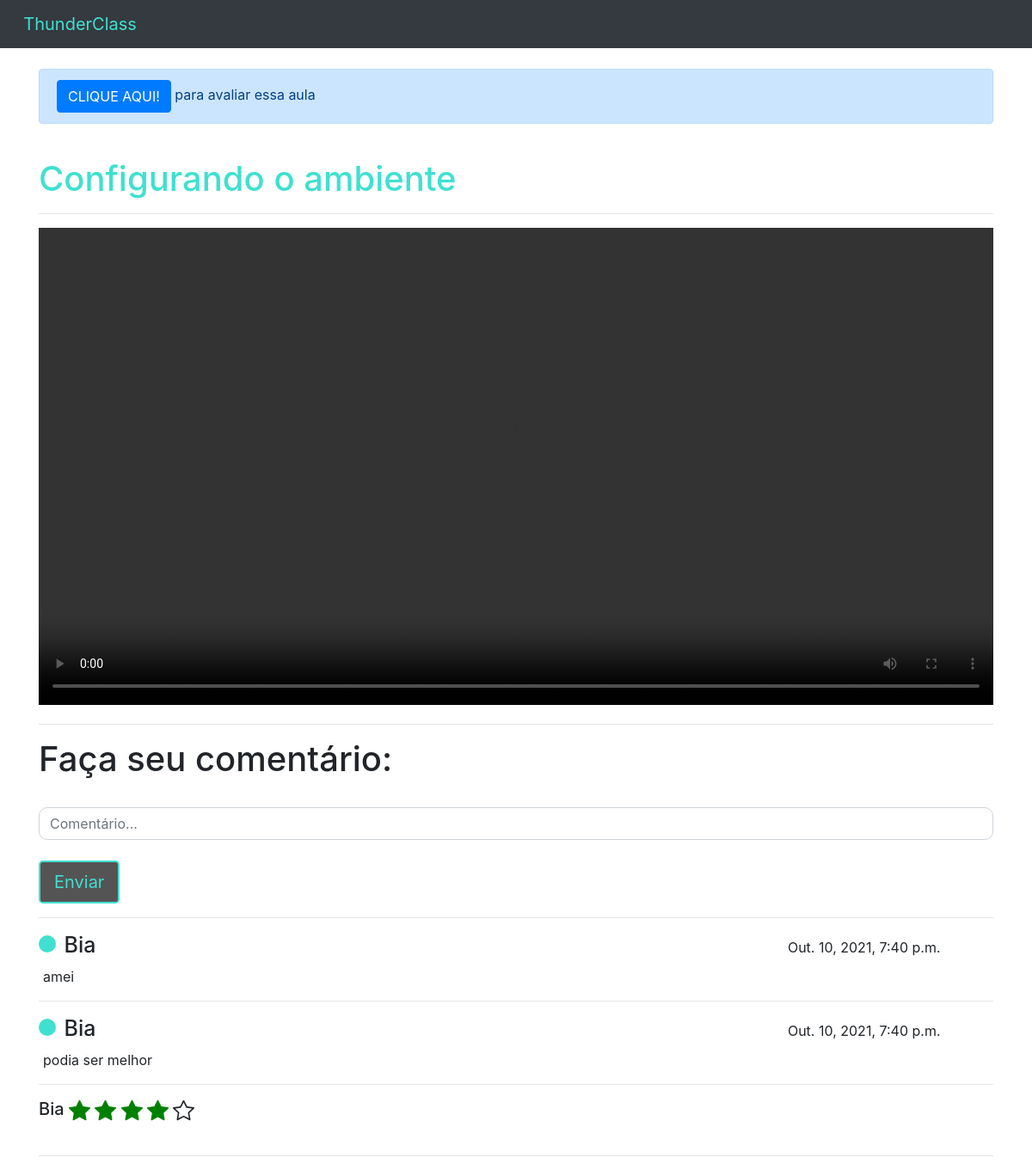
Page /home/aula/2 (signed in) on the committed database.
### cursos/models.py (models this page shows, shortened)
class Aulas(models.Model):
    nome = models.CharField(max_length = 100)
    descricao = models.TextField()
    aula = models.FileField(upload_to = "aulas")
    curso = models.ForeignKey(Cursos, on_delete = models.DO_NOTHING)

class Comentarios(models.Model):
    usuario = models.ForeignKey(Usuario, on_delete = models.DO_NOTHING)
    comentario = models.TextField()
    data = models.DateTimeField(default = datetime.now)
    aula = models.ForeignKey(Aulas, on_delete = models.DO_NOTHING)

class NotasAulas(models.Model):
    choices = (
        ('p', 'Péssimo'),
        ('r', 'Ruim'),
        ('re', 'Regular'),
        ('b', 'bom'),
        ('o', 'Ótimo')
    )
    aula = models.ForeignKey(Aulas, on_delete=models.DO_NOTHING)
    nota = models.CharField(max_length=50, choices=choices)
    usuario = models.ForeignKey(Usuario, on_delete=models.DO_NOTHING)

### usuarios/models.py (models this page shows)
class Usuario(models.Model):
    nome = models.CharField(max_length=50)
    email = models.EmailField()
    senha = models.CharField(max_length=64)
    def __str__(self) -> str:
        return self.nome

### cursos/views.py (the view)
# urls.py: path('aula/<int:id>', views.aula, name="aula"),
def aula(request, id):
    if request.session.get('usuario'):
        aula = Aulas.objects.get(id = id)
        usuario_id = request.session['usuario']
        comentarios = Comentarios.objects.filter(aula = aula).order_by('-data')
        request_usuario = request.session.get('usuario')
        usuario_avaliou = NotasAulas.objects.filter(aula_id = id).filter(usuario_id = request_usuario)
        avaliacoes = NotasAulas.objects.filter(aula_id = id)
        return render(request, 'aula.html', {'aula': aula,
                                            'usuario_id': usuario_id,
                                            'comentarios': comentarios,
                                            'request_usuario': request_usuario,
                                            'usuario_avaliou': usuario_avaliou,
                                            'avaliacoes': avaliacoes})
    else:
        return redirect('/auth/login/?status=2')

### cursos/templatetags/filtros.py (called while the page is built)
@register.filter
def return_list(value, arg):
    return [i for i in range(int(arg))]

### cursos/templates/aula.html (shortened to what this page needs)
{% extends 'base.html'%}
{% load filtros %}
{% block 'body' %}
<div class="container">
  <br>
  {% if not usuario_avaliou %}
    <div class="alert alert-primary" role="alert">
      <button type="button" class="btn btn-primary" data-toggle="modal" data-target="#exampleModal">
        CLIQUE AQUI!
      </button> para avaliar essa aula
    </div>
  {% endif %}
  <br>
  <h1 style="color: turquoise;">{{aula.nome}}</h1>
  <hr>
  <video width="100%" controls>
    <source src="{{aula.aula.url}}" type="video/mp4">
  </video>
  <hr>
  <h1>Faça seu comentário: </h1>
  <br>
  <input id="comentario" type="text" placeholder="Comentário..." class="form-control" style="border-radius: 10px;">
  <br>
  <input onclick="envia_comentario()" type="button" value="Enviar"
    style="background-color: rgb(85, 84, 84); color: turquoise; border: 2px solid turquoise;"
    class="btn btn-success btn-lg">
  <hr>
  <div id="comentarios">
    {% for i in comentarios%}
      <div style="background-color: turquoise; width: 20px; height: 20px; border-radius: 15px; display: inline-block;">
      </div>
      <h5 style="display: inline; font-size: 25px; margin-left: 5px;">{{i.usuario}}</h5>
      <p style="display: inline; margin-left: 800px;">{{i.data}}</p>
      <p style="margin-left: 5px; margin-top: 10px;">{{i.comentario}}</p>
      <hr>
    {% endfor %}
  </div>
  <div id="avaliacoes">
    {% for i in avaliacoes%}
      <h5 style="display: inline;">
        {{i.usuario}}
      </h5>
      <br>
      <br>
    {% endfor %}
    <hr>
  </div>
</div>
{% endblock %}

### rows in the picture
Aulas: nome "Configurando o ambiente"
Comentarios: usuario "Bia", data "Out. 10, 2021, 7:40 p.m.", comentario "amei"
Comentarios: usuario "Bia", data "Out. 10, 2021, 7:40 p.m.", comentario "podia ser melhor"
NotasAulas: usuario "Bia", nota "b" (drawn)
